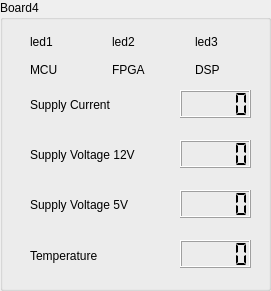
       <widget class="QGroupBox" name="groupBox_4">
        <property name="geometry">
         <rect>
          <x>850</x>
          <y>80</y>
          <width>271</width>
          <height>291</height>
         </rect>
        </property>
        <property name="styleSheet">
         <string notr="true">font: 10pt &quot;Arial&quot;;</string>
        </property>
        <property name="title">
         <string>Board4</string>
        </property>
        <widget class="QLabel" name="labCurrentBoard4">
         <property name="geometry">
          <rect>
           <x>30</x>
           <y>90</y>
           <width>121</width>
           <height>30</height>
          </rect>
         </property>
         <property name="styleSheet">
          <string notr="true">font: 10pt &quot;Arial&quot;;</string>
         </property>
         <property name="text">
          <string>Supply Current</string>
         </property>
        </widget>
        <widget class="QLCDNumber" name="lcdNumberTempeBoard4">
         <property name="geometry">
          <rect>
           <x>180</x>
           <y>240</y>
           <width>71</width>
           <height>28</height>
          </rect>
         </property>
         <property name="segmentStyle">
          <enum>QLCDNumber::Flat</enum>
         </property>
        </widget>
        <widget class="QLCDNumber" name="lcdNumberVoltage5Board4">
         <property name="geometry">
          <rect>
           <x>180</x>
           <y>190</y>
           <width>71</width>
           <height>28</height>
          </rect>
         </property>
         <property name="segmentStyle">
          <enum>QLCDNumber::Flat</enum>
         </property>
        </widget>
        <widget class="QLabel" name="labTempBoard4">
         <property name="geometry">
          <rect>
           <x>30</x>
           <y>240</y>
           <width>150</width>
           <height>31</height>
          </rect>
         </property>
         <property name="styleSheet">
          <string notr="true">font: 10pt &quot;Arial&quot;;</string>
         </property>
         <property name="text">
          <string>Temperature</string>
         </property>
        </widget>
        <widget class="QLCDNumber" name="lcdNumberCurrentBoard4">
         <property name="geometry">
          <rect>
           <x>180</x>
           <y>90</y>
           <width>71</width>
           <height>28</height>
          </rect>
         </property>
         <property name="segmentStyle">
          <enum>QLCDNumber::Flat</enum>
         </property>
        </widget>
        <widget class="QLabel" name="labVoltage12Board4">
         <property name="geometry">
          <rect>
           <x>30</x>
           <y>140</y>
           <width>141</width>
           <height>30</height>
          </rect>
         </property>
         <property name="styleSheet">
          <string notr="true">font: 10pt &quot;Arial&quot;;</string>
         </property>
         <property name="text">
          <string>Supply Voltage 12V</string>
         </property>
        </widget>
        <widget class="QLCDNumber" name="lcdNumberVoltage12Board4">
         <property name="geometry">
          <rect>
           <x>180</x>
           <y>140</y>
           <width>71</width>
           <height>28</height>
          </rect>
         </property>
         <property name="segmentStyle">
          <enum>QLCDNumber::Flat</enum>
         </property>
        </widget>
        <widget class="QLabel" name="labVoltage5Board4">
         <property name="geometry">
          <rect>
           <x>30</x>
           <y>190</y>
           <width>170</width>
           <height>30</height>
          </rect>
         </property>
         <property name="styleSheet">
          <string notr="true">font: 10pt &quot;Arial&quot;;</string>
         </property>
         <property name="text">
          <string>Supply Voltage 5V</string>
         </property>
        </widget>
        <widget class="QWidget" name="gridLayoutWidget_5">
         <property name="geometry">
          <rect>
           <x>30</x>
           <y>30</y>
           <width>241</width>
           <height>51</height>
          </rect>
         </property>
         <layout class="QGridLayout" name="gridLayout_5">
          <item row="0" column="1">
           <widget class="QLabel" name="labFPGALEDBoard4">
            <property name="styleSheet">
             <string notr="true">font: 10pt &quot;Arial&quot;;</string>
            </property>
            <property name="text">
             <string>led2</string>
            </property>
           </widget>
          </item>
          <item row="0" column="2">
           <widget class="QLabel" name="labDSPLEDBoard4">
            <property name="styleSheet">
             <string notr="true">font: 10pt &quot;Arial&quot;;</string>
            </property>
            <property name="text">
             <string>led3</string>
            </property>
           </widget>
          </item>
          <item row="0" column="0">
           <widget class="QLabel" name="labMCULEDBoard4">
            <property name="styleSheet">
             <string notr="true">font: 10pt &quot;Arial&quot;;</string>
            </property>
            <property name="text">
             <string>led1</string>
            </property>
           </widget>
          </item>
          <item row="1" column="0">
           <widget class="QLabel" name="labMCUstatusBoard4">
            <property name="styleSheet">
             <string notr="true">font: 10pt &quot;Arial&quot;;</string>
            </property>
            <property name="text">
             <string>MCU</string>
            </property>
           </widget>
          </item>
          <item row="1" column="1">
           <widget class="QLabel" name="labFPGAstatusBoard4">
            <property name="styleSheet">
             <string notr="true">font: 10pt &quot;Arial&quot;;</string>
            </property>
            <property name="text">
             <string>FPGA</string>
            </property>
           </widget>
          </item>
          <item row="1" column="2">
           <widget class="QLabel" name="labDSPstatusBoard4">
            <property name="styleSheet">
             <string notr="true">font: 10pt &quot;Arial&quot;;</string>
            </property>
            <property name="text">
             <string>DSP</string>
            </property>
           </widget>
          </item>
         </layout>
        </widget>
       </widget>
